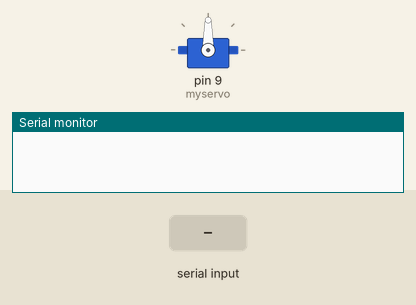
Bench run of a sketch on a simulated Arduino Uno, built with avr-gcc and run on an emulated ATmega328P. Shown: servo, the last lines printed to the serial monitor. The test bench sets the inputs (shaded band).

Above: at 1.2 s.
1.3 s: "R" received over Serial
At 1.9 s:
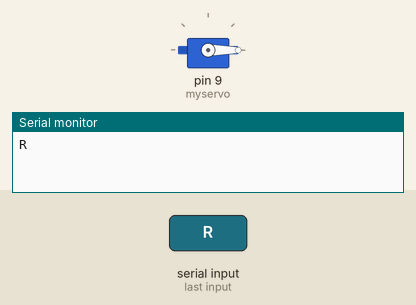
2.8 s: "G" received over Serial
At 4.2 s:
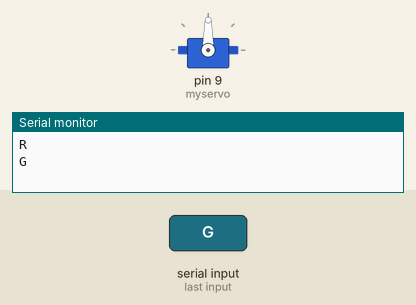
Timing chart, 0 to 5.8 s (numbered marks = the images above; inputs shaded):
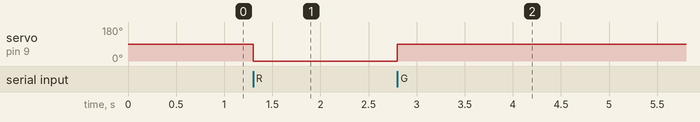

The sketch:

sketch_may11a.ino
```cpp
#include <Servo.h>

Servo myservo;
char serial_data;

void setup() {
  Serial.begin(9600);
  myservo.attach(9);
  myservo.write(90);
}

void loop() {
  if (Serial.available()>0)
  {
    serial_data=Serial.read();
    if (serial_data == 'G')
    {
      myservo.write(90);
      Serial.println("G");
      delay(500);
    }
    else if (serial_data == 'R')
    {
      myservo.write(0);
      Serial.println("R");
      delay(500);
    }
  }
}
```

Measured:
- after the input at 1.3 s, servo on pin 9 (myservo): 90° → 0° at once
- after the input at 2.8 s, servo on pin 9 (myservo): 0° → 90° at once
